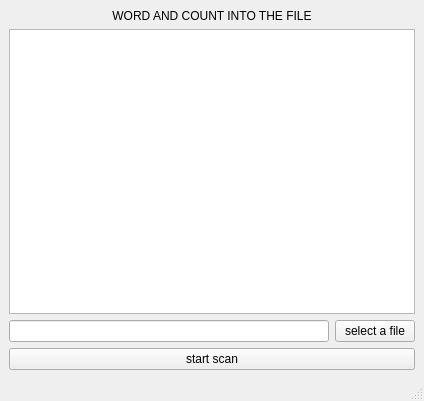
<?xml version="1.0" encoding="UTF-8"?>
<ui version="4.0">
 <class>MainWindow</class>
 <widget class="QMainWindow" name="MainWindow">
  <property name="geometry">
   <rect>
    <x>0</x>
    <y>0</y>
    <width>424</width>
    <height>401</height>
   </rect>
  </property>
  <property name="windowTitle">
   <string>MainWindow</string>
  </property>
  <widget class="QWidget" name="centralwidget">
   <layout class="QVBoxLayout" name="verticalLayout">
    <item>
     <widget class="QLabel" name="label">
      <property name="toolTip">
       <string>&lt;html&gt;&lt;head/&gt;&lt;body&gt;&lt;p align=&quot;center&quot;&gt;&lt;br/&gt;&lt;/p&gt;&lt;/body&gt;&lt;/html&gt;</string>
      </property>
      <property name="text">
       <string>&lt;html&gt;&lt;head/&gt;&lt;body&gt;&lt;p align=&quot;center&quot;&gt;WORD AND COUNT INTO THE FILE&lt;/p&gt;&lt;/body&gt;&lt;/html&gt;</string>
      </property>
     </widget>
    </item>
    <item>
     <widget class="QTextEdit" name="textEnglish"/>
    </item>
    <item>
     <layout class="QHBoxLayout" name="horizontalLayout">
      <item>
       <widget class="QLineEdit" name="showfile"/>
      </item>
      <item>
       <widget class="QPushButton" name="selectFile">
        <property name="text">
         <string>select a file</string>
        </property>
       </widget>
      </item>
     </layout>
    </item>
    <item>
     <widget class="QPushButton" name="startButton">
      <property name="enabled">
       <bool>true</bool>
      </property>
      <property name="text">
       <string>start scan</string>
      </property>
     </widget>
    </item>
   </layout>
  </widget>
  <widget class="QMenuBar" name="menubar">
   <property name="geometry">
    <rect>
     <x>0</x>
     <y>0</y>
     <width>424</width>
     <height>21</height>
    </rect>
   </property>
  </widget>
  <widget class="QStatusBar" name="statusbar"/>
 </widget>
 <resources/>
 <connections/>
</ui>
